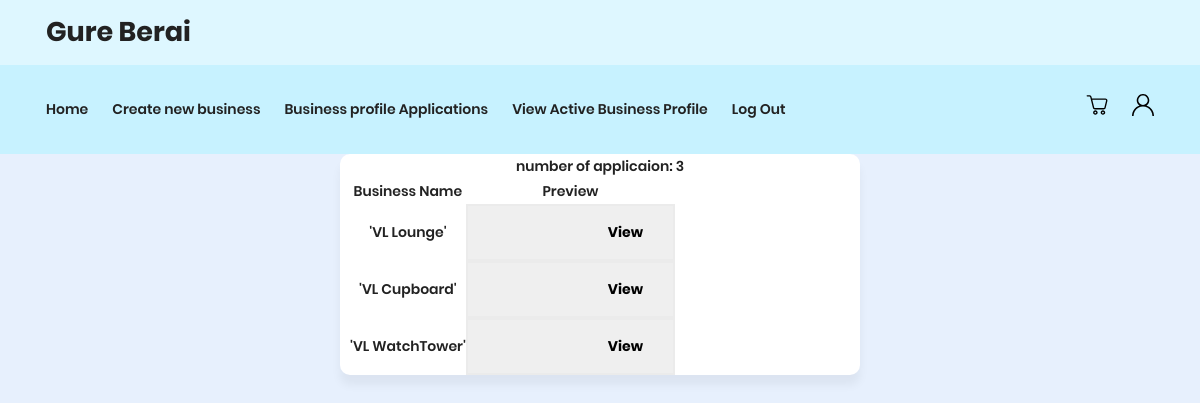
Page /applicationStatus.php (signed in) on the committed database.
### tables this page shows
CREATE TABLE `pendingapplication` (
  `bId` int(3) NOT NULL,
  `businessName` varchar(16) NOT NULL,
  `location` varchar(16) NOT NULL,
  `catagory` varchar(16) NOT NULL,
  `username` varchar(16) NOT NULL,
  `status` varchar(16) NOT NULL DEFAULT 'pending'
);

### applicationStatus.php (the view, shortened to what this page needs)
<?php
include("connection.php");
$username=$_SESSION['username'];
$query="select businessName,bId from pendingapplication where username='$username'";
$result = mysqli_query($con, $query);
?>
<!DOCTYPE html>
<html lang="en">
<head>
    <link rel="stylesheet" href="styles/headerreset.min.css" />
    <link rel="stylesheet" href="styles/headerstyle.css" />
    <link rel="stylesheet" href="styles/header-14.css" />
    <link rel="stylesheet" href="styles/footer.css" />
    <link rel="stylesheet" href="fonts/material-icon/css/material-design-iconic-font.min.css">
    <link rel="stylesheet" href="css/signUpstyle.css">
</head>
<body>
    <header class="site-header">
        <div class="site-header__top">
          <div class="wrapper site-header__wrapper">
            <div class="site-header__middle">
              <a href="businessInterface.html" class="brand">Gure Berai</a>
            </div>
          </div>
        </div>
        <div class="site-header__bottom">
          <div class="wrapper site-header__wrapper">
            <div class="site-header__start">
              <nav class="nav">
                <ul class="nav__wrapper">
                  <li class="nav__item"><a href="businessInterface.html">Home</a></li>
                  <li class="nav__item"><a href="createNewBus.html">Create new business</a></li>
                  <li class="nav__item"><a href="applicationStatus.php">Business profile Applications</a></li>
                  <li class="nav__item"><a href="viewBusinessProfile.php">View Active Business Profile</a></li>
                  <li class="nav__item"><a href="logout.php">Log Out</a></li>
                </ul>
              </nav>
            </div>
            <div class="site-header__end bottom">
              <a href="#" class="cart">
              </a>
              <a href="#">
              </a>
            </div>
          </div>
        </div>
      </header>
    <div class='container'>
    <?php
        $n = mysqli_num_rows($result);
        echo "number of applicaion: $n ";
        if ($n>0){
        ?>
        <table>
        <tr>
            <th>Business Name</th>
            <th>Preview</th>
        </tr>
        <?php
            while ($data=mysqli_fetch_array($result)){
                echo "<tr><th>'$data[0]'</th>
                <th><form method='post' action='viewApplication.php'>
                <input type='hidden' name='bId' id='bId' value='$data[1]'>
                <input type='submit' value='View'></form></th></tr>";
            }
        ?>
        </table>
        <?php
        }
        else{
            echo 'none';
        }
    ?>
    </div>
</body>
</html>

### styles/headerstyle.css (style rules this page uses)
.wrapper { max-width: 1140px; padding-left: 1rem; padding-right: 1rem; margin-left: auto; margin-right: auto; }
*, *:before, *:after { box-sizing: border-box; }
a { text-decoration: none; color: #222; }
html { -webkit-font-smoothing: antialiased; -moz-osx-font-smoothing: grayscale; }
body { font-family: "Roboto", sans-serif; }

### styles/header-14.css (style rules this page uses)
.brand { font-weight: bold; font-size: 27px; }
.site-header__top { background-color: #def7ff; }
.site-header__bottom { position: relative; background-color: #c7f2ff; }
.site-header__wrapper { display: flex; justify-content: space-between; }
.site-header__wrapper { display: flex; justify-content: space-between; align-items: center; padding: 1rem; }
@media (min-width: 940px) { .site-header__wrapper { padding-top: 0.5rem; padding-bottom: 0.5rem; } }
.site-header__end { display: flex; align-items: center; }
@media (min-width: 940px) { .site-header__end.bottom > *:not(:last-child) { margin-right: 1.5rem; } }
.site-header__end.bottom svg { width: 22px; height: 22px; }
@media (min-width: 940px) { .nav__wrapper { display: flex; } }
.nav__item:not(:last-child) { margin-right: 1.5rem; }
.nav__item a { display: block; padding-top: 1.5rem; padding-bottom: 1.5rem; }

### css/signUpstyle.css (style rules this page uses)
input, select, textarea { outline: none; appearance: unset !important; -moz-appearance: unset !important; -webkit-appearance: unset !important; -o-appearance: unset !important; -ms-appearance: unset !important; }
body { font-size: 14px; line-height: 1.8; color: #222; background: #e7f0fd; font-weight: 600; font-family: Poppins; margin: 0px; }
.container { width: 520px; background: #fff; margin: 0 auto; box-shadow: 0px 10px 9.9px 0.1px rgba(0, 0, 0, 0.05); -moz-box-shadow: 0px 10px 9.9px 0.1px rgba(0, 0, 0, 0.05); -webkit-box-shadow: 0px 10px 9.9px 0.1px rgba(0, 0, 0, 0.05); -o-box-shadow: 0px 10px 9.9px 0.1px rgba(0, 0, 0, 0.05); -ms-box-shadow: 0px 10px 9.9px 0.1px rgba(0, 0, 0, 0.05); border-radius: 10px; -moz-border-radius: 10px; -webkit-border-radius: 10px; -o-border-radius: 10px; -ms-border-radius: 10px; }
input { border: solid 2px #ebebeb; box-sizing: border-box; width: 100%; font-weight: 700; font-size: 14px; font-family: Poppins; padding: 16px 30px 16px 140px; }

### applicationStatus.php (style rules this page uses)
.container { text-align: center; width: 25%; padding-right: 10px; padding-left: 10px; margin-right: auto; margin-left: auto; }

### rows in the picture
pendingapplication: businessName "VL Lounge"
pendingapplication: businessName "VL Cupboard"
pendingapplication: businessName "VL WatchTower"

### other values in the picture
$n "3"
